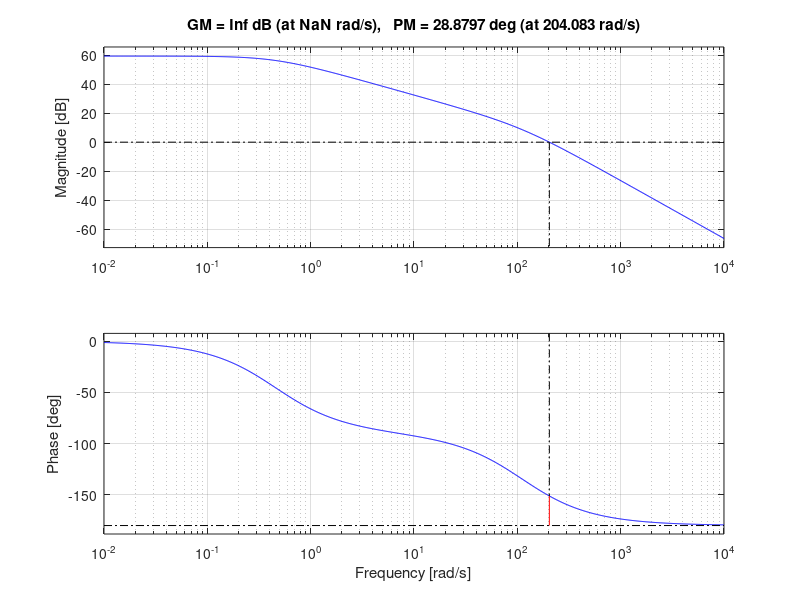

This chart was generated by the following MATLAB code:
%Armature Current Controlled Motor Transfer Function Approach
clear all
close all
Kma=0.0295 ; % Torque constant (N.m/a)
Kb=0.00295 ; % Back emf constant (Volt.s/rad)
c=0.00006001689451; % Mechanical Damping (kg.m^2/s.rad)
J=0.0001321184025 ; % Rotor Inertia (kg.m^2)
La=0.0047; % Inductance of armature (Henry)
Ra=0.5262773292; % Resistance of armature (Ohm)
K=1;

s=tf('s');
num = K*(Kma/(La*J));          
den = ((s+(Ra/La))*(s+(c/J)))+((Kb*Kma)/La*J);
G = num/den;

%rlocus(G);
margin(G);
